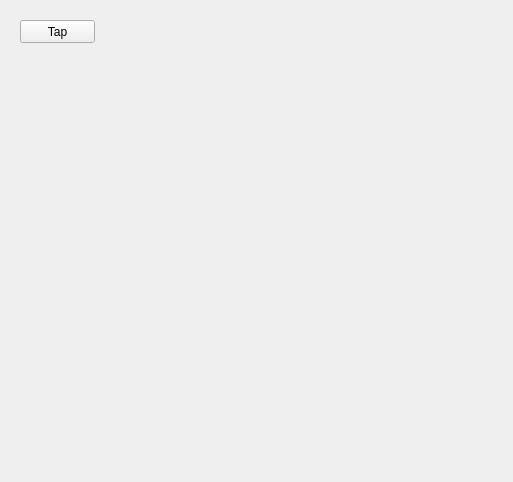
<?xml version="1.0" encoding="UTF-8"?>
<ui version="4.0">
 <class>Form</class>
 <widget class="QWidget" name="Form">
  <property name="geometry">
   <rect>
    <x>0</x>
    <y>0</y>
    <width>513</width>
    <height>482</height>
   </rect>
  </property>
  <property name="windowTitle">
   <string>Form</string>
  </property>
  <widget class="QPushButton" name="pushButton">
   <property name="geometry">
    <rect>
     <x>20</x>
     <y>20</y>
     <width>75</width>
     <height>23</height>
    </rect>
   </property>
   <property name="text">
    <string>Tap</string>
   </property>
  </widget>
 </widget>
 <resources/>
 <connections/>
</ui>
